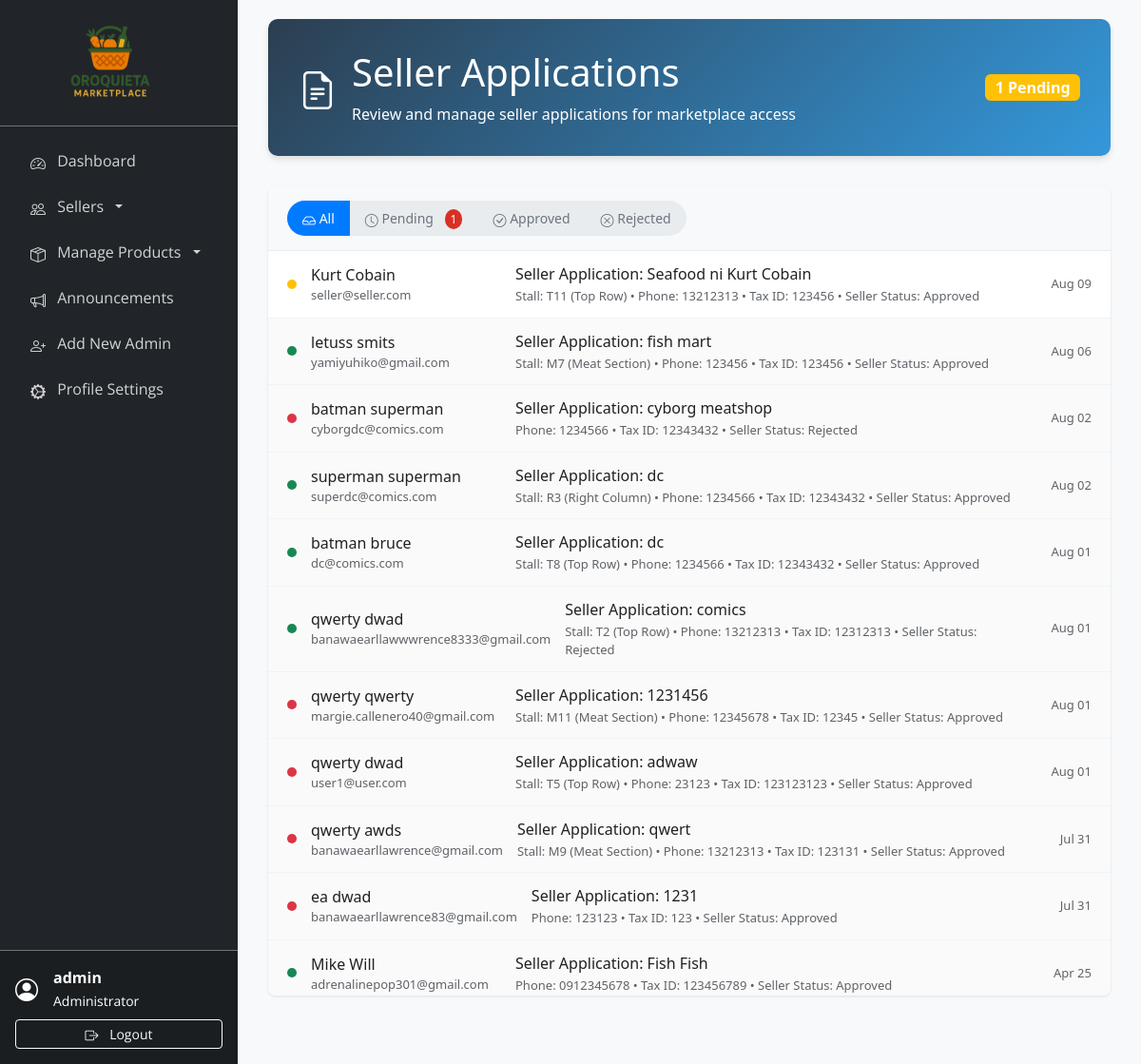
Before: /admin/seller_applications.php (signed in) with the older database file.
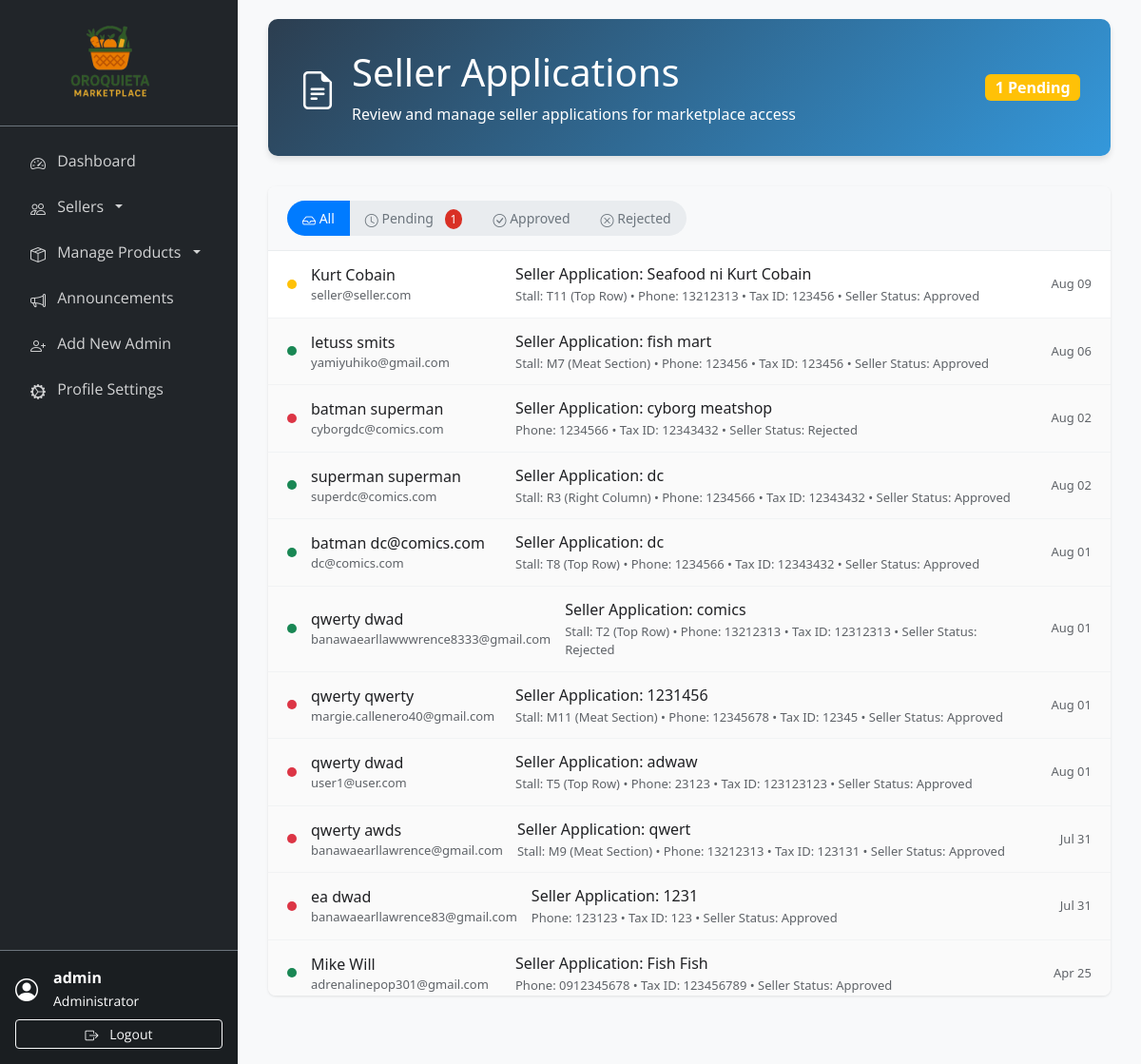
After: the same page with the newer database file.
### tables this page shows
CREATE TABLE `seller_applications` (
  `id` int(11) NOT NULL,
  `seller_id` int(11) NOT NULL,
  `business_name` varchar(255) NOT NULL,
  `business_phone` varchar(20) NOT NULL,
  `tax_id` varchar(50) DEFAULT NULL,
  `documents_submitted` text DEFAULT NULL,
  `selected_stall` varchar(10) DEFAULT NULL,
  `status` enum('pending','approved','rejected') DEFAULT 'pending',
  `admin_notes` text DEFAULT NULL,
  `created_at` timestamp NOT NULL DEFAULT current_timestamp(),
  `updated_at` timestamp NOT NULL DEFAULT current_timestamp() ON UPDATE current_timestamp()
);

CREATE TABLE `sellers` (
  `id` int(11) NOT NULL,
  `username` varchar(50) NOT NULL,
  `email` varchar(100) NOT NULL,
  `password` varchar(255) NOT NULL,
  `first_name` varchar(50) DEFAULT NULL,
  `last_name` varchar(50) DEFAULT NULL,
  `phone` varchar(20) DEFAULT NULL,
  `address` text DEFAULT NULL,
  `profile_image` varchar(255) DEFAULT NULL,
  `facebook_url` varchar(255) DEFAULT NULL,
  `is_active` tinyint(1) DEFAULT 1,
  `status` enum('pending','approved','rejected','suspended') DEFAULT 'pending',
  `created_at` timestamp NOT NULL DEFAULT current_timestamp(),
  `updated_at` timestamp NOT NULL DEFAULT current_timestamp() ON UPDATE current_timestamp()
);

### admin/seller_applications.php (the view, shortened to what the changed rows need)
<!DOCTYPE html>
<html lang="en">
<head>
    <link href="https://cdn.jsdelivr.net/npm/bootstrap@5.3.0/dist/css/bootstrap.min.css" rel="stylesheet">
    <link rel="stylesheet" href="https://cdn.jsdelivr.net/npm/bootstrap-icons@1.10.0/font/bootstrap-icons.css">
    <link rel="stylesheet" href="../assets/css/seller_applications.css">
</head>
<body>
    <?php include 'sidebar.php'; ?>
    <div class="main-content">
        <div class="container-fluid">
            <div class="page-header">
                <div class="d-flex align-items-center justify-content-between">
                    <div class="d-flex align-items-center">
                        <div>
                            <h1 class="mb-2">Seller Applications</h1>
                        </div>
                    </div>
                </div>
            </div>
            <div class="inbox-container">
                <div class="inbox-list" id="inboxList">
                    <?php
                    $sql = "SELECT sa.*, s.username, s.email as seller_email, s.phone, s.first_name, s.last_name, s.status as seller_status,
                                   st.stall_number, st.section, st.floor_number
                            FROM seller_applications sa
                            LEFT JOIN sellers s ON sa.seller_id = s.id
                            LEFT JOIN stall_applications sta ON sa.seller_id = sta.seller_id AND sta.status IN ('pending', 'approved')
                            LEFT JOIN stalls st ON sta.stall_id = st.id
                            ORDER BY sa.created_at DESC";
                    $stmt = $pdo->query($sql);
                    if ($stmt->rowCount() > 0) {
                        while ($row = $stmt->fetch()) {
                            $read_status = ($row['status'] == 'pending') ? 'unread' : 'read';
                            $business_name = $row['business_name'] ?? $row['username'] ?? 'N/A';
                            $owner_name = $row['bank_account_name'] ?? trim(($row['first_name'] ?? '') . ' ' . ($row['last_name'] ?? '')) ?: $row['username'] ?? 'N/A';
                            $email = $row['business_email'] ?? $row['seller_email'] ?? 'N/A';
                            $phone = $row['business_phone'] ?? $row['phone'] ?? 'N/A';
                            $preview_parts = [];
                            if ($row['stall_number']) {
                                $preview_parts[] = "Stall: {$row['stall_number']} ({$row['section']})";
                            }
                            $preview_parts[] = "Phone: {$phone}";
                            if ($row['tax_id']) {
                                $preview_parts[] = "Tax ID: {$row['tax_id']}";
                            }
                            if ($row['seller_status']) {
                                $preview_parts[] = "Seller Status: " . ucfirst($row['seller_status']);
                            }
                            $preview_text = implode(' • ', $preview_parts);
                            $timestamp = date('M d', strtotime($row['created_at']));
                            echo "<div class='inbox-item {$read_status}' data-status='{$row['status']}' onclick='viewApplication({$row['id']})'>";
                            echo "  <div class='status-dot {$row['status']}'></div>";
                            echo "  <div class='sender-info'>";
                            echo "    <div class='sender-name'>{$owner_name}";
                            echo "    </div>";
                            echo "    <div class='sender-email'>{$email}</div>";
                            echo "  </div>";
                            echo "  <div class='subject-preview'>";
                            echo "    <div class='subject'>Seller Application: {$business_name}</div>";
                            echo "    <div class='preview-text'>{$preview_text}</div>";
                            echo "  </div>";
                            echo "  <div class='timestamp'>{$timestamp}</div>";
                            echo "</div>";
                        }
                    } else {
                        echo "<div class='empty-inbox'>";
                        echo "  <i class='bi bi-inbox'></i>";
                        echo "  <h4>No applications yet</h4>";
                        echo "  <p>Seller applications will appear here when submitted.</p>";
                        echo "</div>";
                    }
                    ?>
                </div>
            </div>
        </div>
    </div>
</body>
</html>

Changed rows visible on the page:
changed through a linked row, seller_applications "dc@comics.com": seller.last_name "batman bruce" → "batman dc@comics.com"
